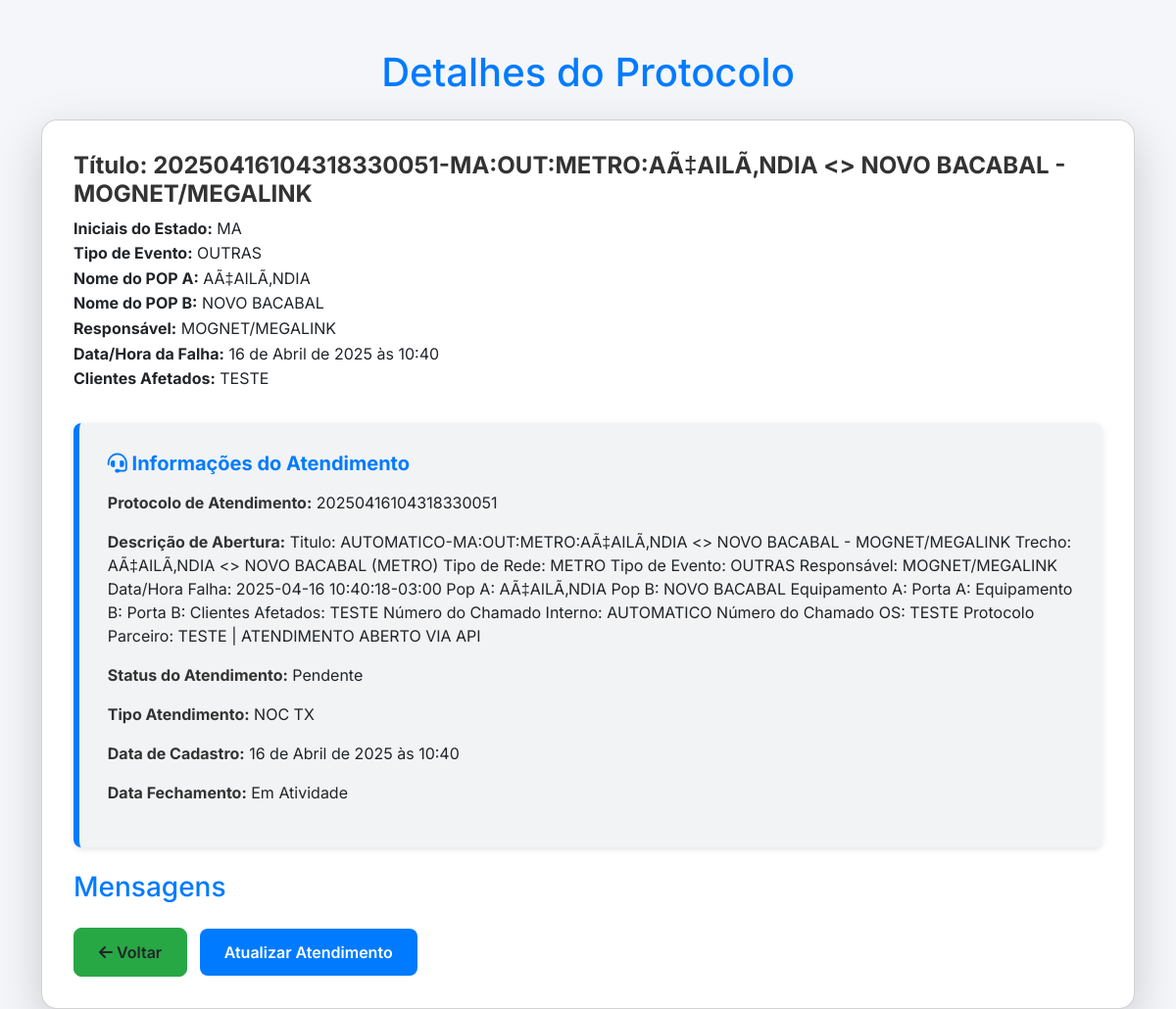
Screenshot of /protocolo/2/ (signed in) with the database file from the repository.
### protocolocd/models.py (models this page shows, shortened)
class Protocolo(models.Model):
    RUPTURA = 'RUPTURA'
    ATENUACAO = 'ATENUAÇÃO'
    INDISPONIBILIDADE = 'INDISPONIBILIDADE'
    TAXA_ERRO = 'TAXA DE ERRO'
    OSCILACAO = 'OSCILAÇÃO'
    FALHA_ELETRICA = 'FALHA ELÉTRICA'
    OUTRAS = 'OUTRAS'
    TIPOS_EVENTO = [
        (RUPTURA, 'Ruptura'),
        (ATENUACAO, 'Atenuação'),
        (INDISPONIBILIDADE, 'Indisponibilidade'),
        (TAXA_ERRO, 'Taxa de Erro'),
        (OSCILACAO, 'Oscilação'),
        (FALHA_ELETRICA, 'Falha Elétrica'),
        (OUTRAS, 'Outros')
    ]
    METRO = 'METRO'
    DWDM = 'DWDM'
    CAPACIDADE = 'CAPACIDADE'
    TIPOS_REDE = [
        (METRO, 'Rede Metro'),
        (DWDM, 'Rede DWDM'),
        (CAPACIDADE, 'Capacidade'),
    ]
    SIGLAS_EVENTOS = {
        RUPTURA: "RUP",
        ATENUACAO: "ATN",
        INDISPONIBILIDADE: "IND",
        TAXA_ERRO: "TXE",
        OSCILACAO: "OSC",
        FALHA_ELETRICA: "RGE",
        OUTRAS: "OUT",
    }
    TIPOS_ATENDIMENTO = [
        (661, 'NOC TX > ATENUAÇÃO PARCEIRO'),
        (662, 'NOC TX > OSCILAÇÃO PARCEIRO'),
        (663, 'NOC TX > PT NOC - CLIENTE'),
        (664, 'NOC TX > RUPTURA PARCEIRO'),
        (666, 'NOC TX > ATENUAÇÃO MEGALINK'),
        (668, 'NOC TX > OSCILAÇÃO MEGALINK'),
        (723, 'NOC TX > ENERGIA'),
        (660, 'NOC TX'),
        (667, 'NOC TX > INDISPONIBILIDADE SITE'),
        (670, 'NOC TX > REBOOT SITE'),
        (669, 'NOC TX > OUTROS'),
        (671, 'NOC TX > RUPTURA MEGALINK'),
    ]
    status_atendimento_choices = [
        (1, 'PENDENTE (Abertura de OS)'),
        (2, 'AGUARDANDO ANALISE'),
    ]
    pop_trecho = models.ForeignKey('Servico', on_delete=models.SET_NULL, null=True, blank=True, related_name='protocolos_pop_trecho', verbose_name="POP/Trecho")
    trecho = models.ForeignKey('Trecho', on_delete=models.CASCADE, verbose_name="Trecho")
    tipo_rede = models.CharField(max_length=100, choices=TIPOS_REDE)
    numero_chamado_interno = models.CharField(max_length=50, default='AUTOMATICO')
    estado = models.CharField(max_length=2)
    nome_pop_a = models.CharField(max_length=100)
    nome_pop_b = models.CharField(max_length=100)
    nome_responsavel = models.CharField(max_length=100, default='Megalink')
    responsavel_atendimento = models.ForeignKey('Responsavel', on_delete=models.SET_NULL, null=True, blank=True, verbose_name="Responsável pelo Atendimento")
    numero_chamado_os = models.CharField(max_length=50)
    tipo_evento = models.CharField(max_length=20, choices=TIPOS_EVENTO)
    site_a = models.CharField(max_length=100)
    equipamento_site_a = models.CharField(max_length=100)
    porta_site_a = models.CharField(max_length=50)
    site_b = models.CharField(max_length=100)
    equipamento_site_b = models.CharField(max_length=100)
    porta_site_b = models.CharField(max_length=50)
    data_hora_falha = models.DateTimeField()  # Para armazenar data e hora
    responsavel_trecho = models.CharField(max_length=100)
    protocolo_parceiro = models.CharField(max_length=100)
    clientes_afetados = models.TextField()  # Usando TextField para clientes afetados
    data_criacao = models.DateTimeField(auto_now_add=True)
    titulo = models.CharField(max_length=255, editable=False)
    atendimento = models.ForeignKey('Atendimento', null=True, blank=True, on_delete=models.SET_NULL)
    tipo_atendimento = models.IntegerField(
        choices=TIPOS_ATENDIMENTO,
        verbose_name="Tipo de Atendimento",
        help_text="Selecione o tipo de atendimento com base nos IDs disponíveis",
        default=660
    )
    ativo = models.BooleanField(default=True)
    status_atendimento = models.IntegerField(default=2, choices=status_atendimento_choices)
    class Meta:
        ordering = ['trecho']

class Atendimento(models.Model):
    protocolo_atendimento = models.CharField(max_length=50)
    descricao_abertura = models.TextField()
    A_tipo_atendimento = models.CharField(max_length=50)
    usuario_abertura = models.CharField(max_length=100)
    usuario_responsavel = models.CharField(max_length=100)
    status = models.CharField(max_length=50)
    cliente_nome = models.CharField(max_length=255)
    cliente_codigo = models.IntegerField()
    servico_id = models.IntegerField()
    servico_nome = models.CharField(max_length=255)
    data_cadastro = models.DateTimeField()
    data_fechamento = models.DateTimeField(null=True, blank=True)
    id_atendimento = models.IntegerField(default=None)

### protocolocd/views.py (the view, shortened to what this page needs)
# urls.py: path('protocolo/<int:protocolo_id>/', login_required(views.detalhes_protocolo), name='detalhes_protocolo'),
def detalhes_protocolo(request, protocolo_id):
    protocolo = get_object_or_404(Protocolo, id=protocolo_id)
    atendimento = protocolo.atendimento
    mensagens = Mensagem.objects.filter(atendimento=atendimento).order_by('data_hora')
    return render(request, 'protocolocd/detalhes_protocolo.html', {
        'protocolo': protocolo,
        'atendimento': atendimento,
        'mensagens': mensagens,
    })

### protocolocd/templates/protocolocd/detalhes_protocolo.html (shortened to what this page needs)
<!DOCTYPE html>
<html lang="pt-br">
<head>
    <link href="https://cdn.jsdelivr.net/npm/bootstrap@5.3.2/dist/css/bootstrap.min.css" rel="stylesheet">
    <link href="https://cdnjs.cloudflare.com/ajax/libs/font-awesome/6.0.0-beta3/css/all.min.css" rel="stylesheet">
</head>
<body>
    <div class="container">
        <h1 class="text-center mb-4">Detalhes do Protocolo</h1>
        <div class="card shadow-lg">
            <div class="card-body">
                <h3 class="card-title">Título: {{ protocolo.titulo }}</h3>
                <p class="card-text">
                    <strong>Iniciais do Estado:</strong> {{ protocolo.estado }}<br>
                    <strong>Tipo de Evento:</strong> {{ protocolo.tipo_evento }}<br>
                    <strong>Nome do POP A:</strong> {{ protocolo.nome_pop_a }}<br>
                    <strong>Nome do POP B:</strong> {{ protocolo.nome_pop_b }}<br>
                    <strong>Responsável:</strong> {{ protocolo.responsavel_trecho }}<br>
                    <strong>Data/Hora da Falha:</strong> {{ protocolo.data_hora_falha }}<br>
                    <strong>Clientes Afetados:</strong> {{ protocolo.clientes_afetados }}<br>
                </p>
                {% if atendimento %}
                    <div class="atendimento-section">
                        <h3><i class="fas fa-headset"></i> Informações do Atendimento</h3>
                        <p><strong>Protocolo de Atendimento:</strong> {{ atendimento.protocolo_atendimento }}</p>
                        <p><strong>Descrição de Abertura:</strong> {{ atendimento.descricao_abertura }}</p>
                        <p><strong>Status do Atendimento:</strong> {{ atendimento.status }}</p>
                        <p><strong>Tipo Atendimento:</strong> {{ atendimento.A_tipo_atendimento }}</p>
                        <p><strong>Data de Cadastro:</strong> {{ atendimento.data_cadastro }}</p>
                        <p><strong>Data Fechamento:</strong>
                            {% if not atendimento.data_fechamento %}
                                Em Atividade
                            {% else %}
                                {{ atendimento.data_fechamento }}
                            {% endif %}
                        </p>
                    </div>
                {% else %}
                    <p><i class="fas fa-exclamation-circle"></i> Este protocolo ainda não possui um atendimento associado.</p>
                {% endif %}
                <h3 class="mt-4">Mensagens</h3>
                <div class="mt-4">
                    <a id="btn-voltar" class="btn btn-return me-2">
                        <i class="fas fa-arrow-left"></i> Voltar
                    </a>
                    <a id="btn-adicionar-mensagem" class="btn btn-update">
                        Atualizar Atendimento
                    </a>
                </div>
            </div>
        </div>
    </div>
</body>
</html>

### protocolocd/templates/protocolocd/detalhes_protocolo.html (style rules this page uses)
:root { --primary-color: #007BFF; --secondary-color: #6c757d; --background-color: #f4f6f9; --text-color: #333; --light-text-color: #6c757d; --card-background: #fff; --card-border-radius: 16px; --card-shadow: 0 8px 20px rgba(0, 0, 0, 0.1); }
body { background-color: var(--background-color); font-family: 'Inter', sans-serif; color: var(--text-color); }
.card { border-radius: var(--card-border-radius); box-shadow: var(--card-shadow); transition: transform 0.3s ease; background-color: var(--card-background); }
.card-body { padding: 2rem; }
h1, h3 { color: var(--primary-color); }
p { font-size: 1rem; line-height: 1.6; }
.card-title { font-size: 1.5rem; font-weight: 700; color: var(--text-color); }
.btn { border-radius: 8px; padding: 12px 25px; font-size: 1rem; font-weight: 600; transition: background-color 0.2s ease; }
.atendimento-section { background-color: #f1f3f5; border-left: 6px solid var(--primary-color); padding: 1.8rem; margin-top: 2rem; border-radius: 8px; box-shadow: 0 2px 6px rgba(0, 0, 0, 0.1); }
.atendimento-section h3 { font-size: 1.25rem; font-weight: 700; color: var(--primary-color); margin-bottom: 1rem; }
.atendimento-section p { font-size: 1rem; line-height: 1.5; }
.atendimento-section p strong { color: var(--text-color); }
.container { margin-top: 50px; }
.btn-return { background-color: #28a745; border-color: #28a745; }
.card-text { margin-bottom: 1rem; }
.btn-update { background-color: var(--primary-color); color: white; border: none; }

### rows the page displays
Protocolo: titulo "20250416104318330051-MA:OUT:METRO:AÃ‡AILÃ‚NDIA <> NOVO BACABAL - MOGNET/MEGALINK", estado "MA", tipo_evento "OUTRAS", nome_pop_a "AÃ‡AILÃ‚NDIA", nome_pop_b "NOVO BACABAL", responsavel_trecho "MOGNET/MEGALINK", data_hora_falha "16 de Abril de 2025 às 10:40", clientes_afetados "TESTE"
Atendimento: protocolo_atendimento "20250416104318330051", descricao_abertura "Titulo: AUTOMATICO-MA:OUT:METRO:AÃ‡AILÃ‚NDIA <> NOVO BACABAL - MOGNET/MEGALINK Trecho: AÃ‡AILÃ‚NDIA <> NOVO BACABAL (METRO) Tipo de Rede: METRO Tipo de Evento: OUTRAS Responsável: MOGNET/MEGALINK Data/Hora Falha: 2025-04-16 10:40:18-03:00 Pop A: AÃ‡AILÃ‚NDIA Pop B: NOVO BACABAL Equipamento A: Porta A: Equipamento B: Porta B: Clientes Afetados: TESTE Número do Chamado Interno: AUTOMATICO Número do Chamado OS: TESTE Protocolo Parceiro: TESTE | ATENDIMENTO ABERTO VIA API", status "Pendente", A_tipo_atendimento "NOC TX", data_cadastro "16 de Abril de 2025 às 10:40"
